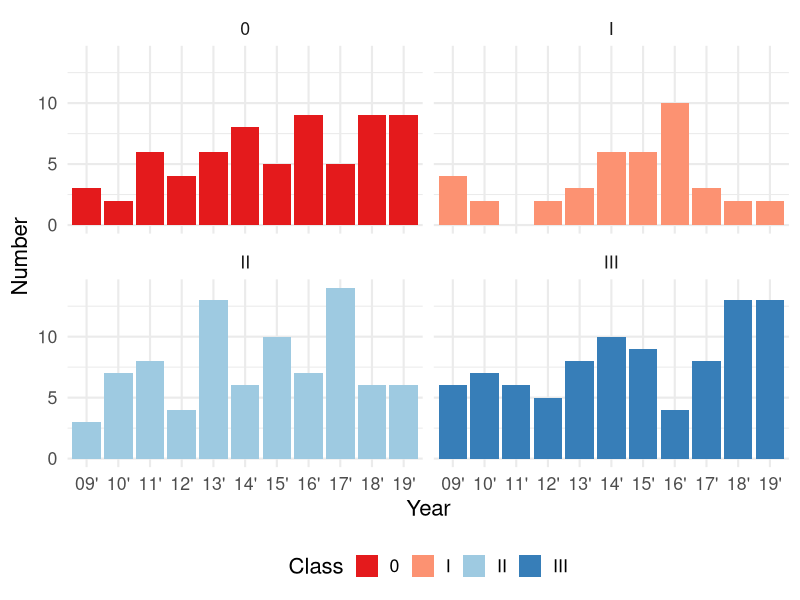
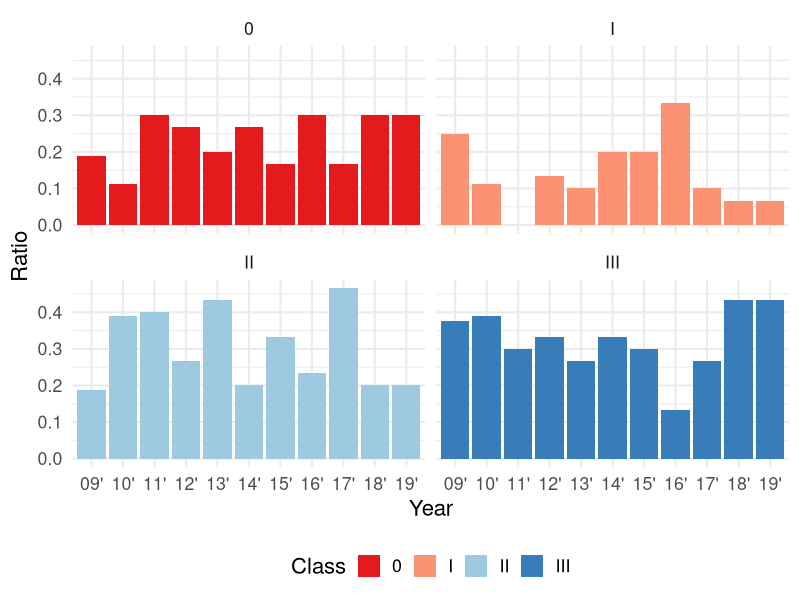
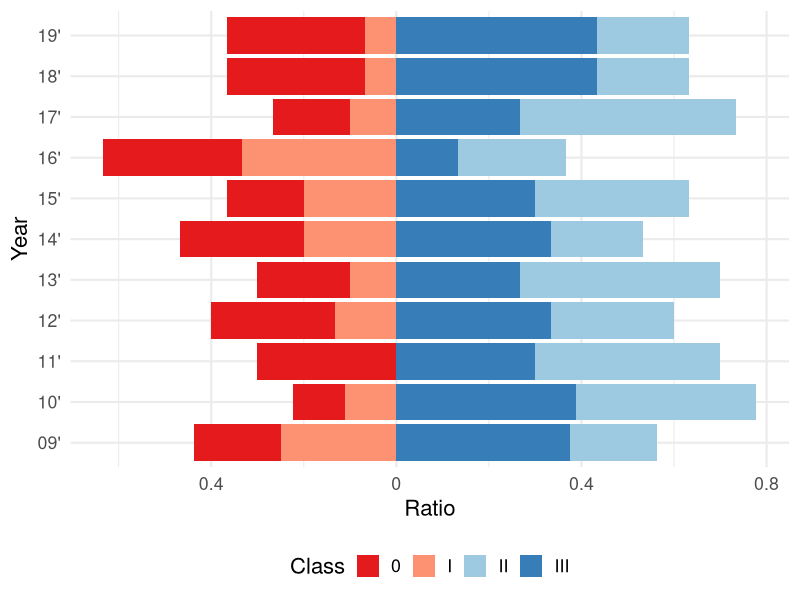

These figures' R source, in order:
## ---- chunk 1

library(ggplot2)


wyniki <- as.data.frame(matrix(ncol = 4, nrow = 44))
wyniki$V2 <- as.factor(c(rep("09'", 4), rep("10'", 4), rep("11'", 4), rep("12'", 4), rep("13'", 4),
               rep("14'", 4), rep("15'", 4), rep("16'", 4), rep("17'", 4), rep("18'", 4), rep("19'", 4)))

wyniki$V3 <- rep(c("0", "I", "II", "III"), 11)
wyniki[1:4, 1] <- c(3, 4, 3, 6)
wyniki[5:8, 1] <- c(2, 2, 7, 7)
wyniki[9:12, 1] <- c(6, 0, 8, 6)
wyniki[13:16, 1] <- c(4, 2, 4, 5)
wyniki[17:20, 1] <- c(6, 3, 13, 8)
wyniki[21:24, 1] <- c(8, 6, 6, 10)
wyniki[25:28, 1] <- c(5, 6, 10, 9)
wyniki[29:32, 1] <- c(9, 10, 7, 4)
wyniki[33:36, 1] <- c(5, 3, 14, 8)
wyniki[37:40, 1] <- c(9, 2, 6, 13)
wyniki[41:44, 1] <- c(9, 2, 6, 13)

colnames(wyniki) <- c("Number", "Year", "Class", "Type")

wyniki$Type <- ifelse(wyniki$Class== "0" | wyniki$Class== "I", "Non-reproducible", "Reproducible")

p2 <- ggplot(wyniki, aes(x = Year, y = Number, fill = Class)) +
  geom_bar(position = "dodge", stat = "identity") +
  facet_wrap(~ Class)+
  theme_minimal(base_size = 16) +
  scale_fill_manual(values = c("#e41a1c","#fc9272", "#9ecae1", "#377eb8")) +
  theme(legend.position = "bottom",
        #axis.text.x = element_text(colour = colors)
        ) #+
  #ggtitle("Number of papers by class and years")


p2

## ---- chunk 2

library(dplyr)

wyniki_sum <- aggregate(wyniki$Number, by = list(Category = wyniki$Year), FUN = sum)

wyniki_per <- left_join(wyniki, wyniki_sum, by = c("Year" = "Category"))

wyniki_per$Ratio <- wyniki_per$Number / wyniki_per$x 

p3 <- ggplot(wyniki_per, aes(x = Year, y = Ratio, fill = Class)) +
  geom_bar(position = "dodge", stat = "identity") +
  facet_wrap(~ Class)+
  theme_minimal(base_size = 16) +
  scale_fill_manual(values = c("#e41a1c","#fc9272", "#9ecae1", "#377eb8")) +
  theme(legend.position = "bottom") #+
  #ggtitle("Ratio of each class throughout years")


p3

## ---- chunk 3

p4 <- ggplot(wyniki_per, aes(x = Year, y = Ratio, fill = Class)) +
  geom_bar(data = wyniki_per[wyniki_per$Type == "Non-reproducible", ], stat = "identity", aes(y= Ratio * (-1))) +
  geom_bar(data = wyniki_per[wyniki_per$Type == "Reproducible", ], stat = "identity") +
  theme_minimal(base_size = 16) +
  scale_fill_manual(values = c("#e41a1c","#fc9272", "#9ecae1", "#377eb8")) +
  theme(legend.position = "bottom") +
  coord_flip() +
  scale_y_continuous(labels = abs)  
  #+  ggtitle("Articles reproducibility throughout years")

p4

